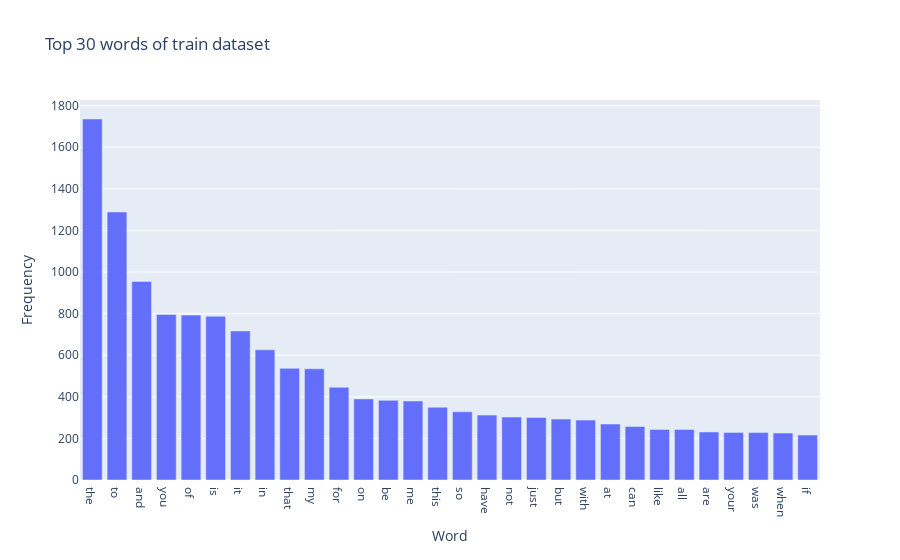

The cell this chart's notebook holds for it:
### Markdown cell above
---
##### <a id='toc1_5_1_1_1_'></a>[**>>> Exercise 1 (Take home):**](#toc0_)
Plot word frequency for Top 30 words in both train and test dataset. (Hint: refer to DM lab 1)

### Code cell
# Answer here
from sklearn.feature_extraction.text import CountVectorizer
import numpy as np
import plotly.express as px

count_vect = CountVectorizer()
train_counts = count_vect.fit_transform(train_df['text'])

top_n = 30

train_frequency = np.asarray(train_counts.sum(axis=0))[0]

top_train_indices = train_frequency.argsort()[-top_n:][::-1]
train_words = pd.DataFrame({
    'Word': count_vect.get_feature_names_out()[top_train_indices],
    'Frequency': train_frequency[top_train_indices]
})

# Create interactive bar chart
fig = px.bar(
    train_words,
    x='Word',
    y='Frequency',
    title=f'Top {top_n} words of train dataset',
    labels={'Word': 'Word', 'Frequency': 'Frequency'},
)

fig.show()

### Figure 1 — Plotly figure (JSON) as saved in the notebook; plotly's stock layout.template omitted (floating-point values rounded to 4 significant figures)
{"data": [{"hovertemplate": "Word=%{x}<br>Frequency=%{y}<extra></extra>", "legendgroup": "", "marker": {"color": "#636efa", "pattern": {"shape": ""}}, "name": "", "orientation": "v", "showlegend": false, "textposition": "auto", "type": "bar", "x": ["the", "to", "and", "you", "of", "is", "it", "in", "that", "my", "for", "on", "be", "me", "this", "so", "have", "not", "just", "but", "with", "at", "can", "like", "all", "are", "your", "was", "when", "if"], "xaxis": "x", "y": [1736, 1289, 955, 796, 793, 787, 717, 626, 537, 535, 446, 390, 383, 380, 350, 328, 312, 303, 301, 293, 288, 269, 257, 243, 243, 231, 229, 228, 226, 216], "yaxis": "y"}], "layout": {"barmode": "relative", "legend": {"tracegroupgap": 0}, "title": {"text": "Top 30 words of train dataset"}, "xaxis": {"anchor": "y", "domain": [0, 1], "title": {"text": "Word"}}, "yaxis": {"anchor": "x", "domain": [0, 1], "title": {"text": "Frequency"}}}}
